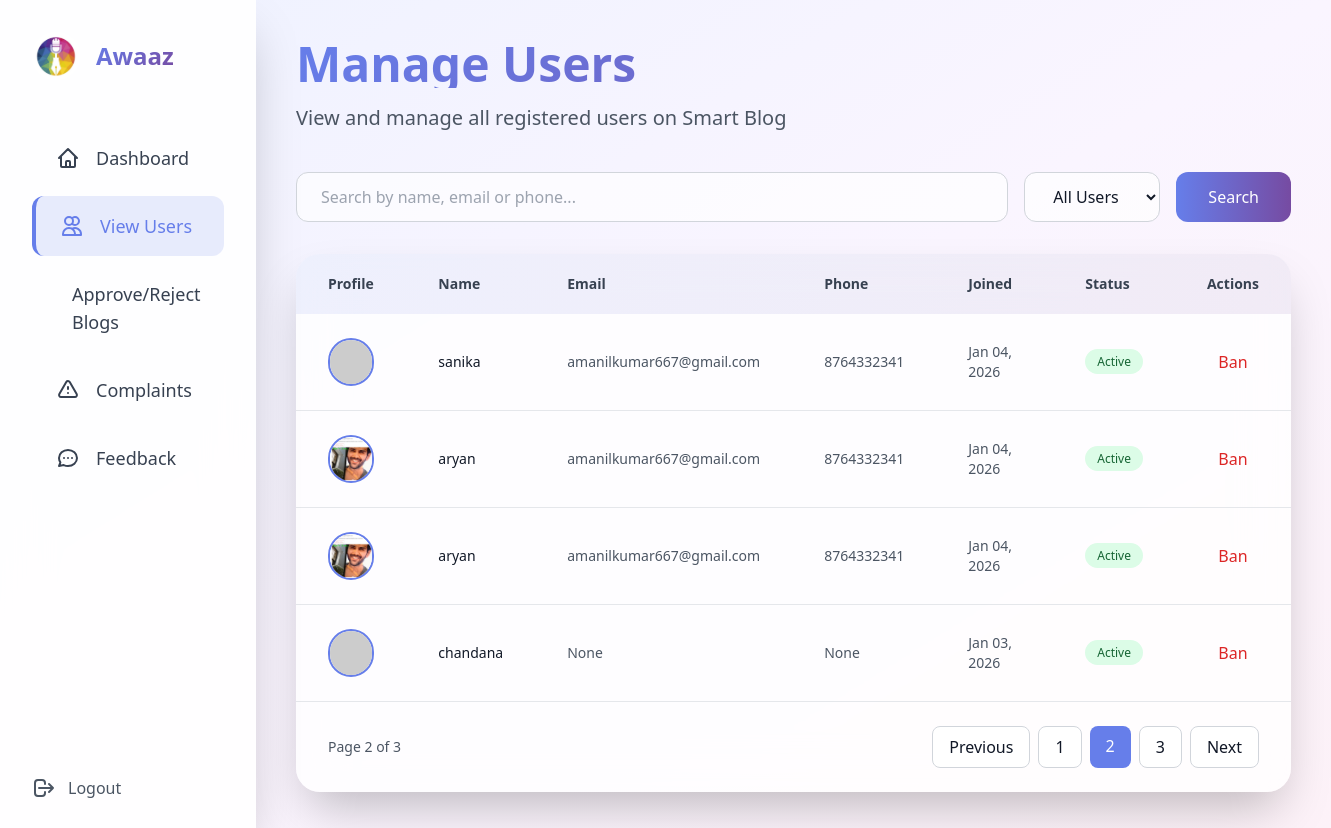
Page /users?page=2 on the committed database.
### blogapp/models.py (models this page shows)
class UserModel(models.Model):
    LOGINID = models.ForeignKey(LoginModel, on_delete=models.CASCADE, null=True, blank=True)
    Name = models.CharField(max_length=100, null=True, blank=True)
    email = models.CharField(max_length=100, null=True, blank=True)
    Phone = models.BigIntegerField(null=True, blank=True)
    Address = models.TextField(null=True, blank=True)
    profile = models.FileField(upload_to='profileimage/', null=True, blank=True)
    joined_at = models.DateField(auto_now_add=True, null=True, blank=True)

### blogapp/views.py (the view)
# urls.py: path('users', ViewUserView.as_view(), name='users'),
class ViewUserView(View):
    def get(self, request):
        users = UserModel.objects.all().order_by('-joined_at')
        paginator = Paginator(users, 4)
        page_number = request.GET.get('page')
        page_obj = paginator.get_page(page_number)
        return render(
            request,
            'administration/viewUser.html',
            {
                'page_obj': page_obj,
            }
        )

### templates/administration/viewUser.html (shortened to what this page needs)
{% load static %}
<html lang="en" class="h-full">
<head>
  <script src="https://cdn.tailwindcss.com"></script>
</head>
<body class="h-full bg-gradient-to-br from-indigo-50 via-purple-50 to-pink-50 text-gray-900">
  <div class="min-h-screen flex">
    <aside class="w-64 bg-white/90 backdrop-blur-xl shadow-2xl fixed h-full z-10">
      <div class="p-8">
<div class="flex items-center space-x-4 mb-12">
  <img
    src="{% static 'images/logo.jpeg' %}"
    alt="Awaaz Logo"
    class="w-12 h-12 rounded-full object-cover"
  />
  <span class="text-2xl font-bold gradient-text">Awaaz</span>
</div>
        <nav class="space-y-2">
          <a href="/adminhome" class="sidebar-link flex items-center space-x-4 px-6 py-4 rounded-xl text-lg font-medium text-gray-700 hover:text-[#667eea]">
            <svg class="w-6 h-6" fill="none" stroke="currentColor" viewBox="0 0 24 24"><path stroke-linecap="round" stroke-linejoin="round" stroke-width="2" d="M3 12l2-2m0 0l7-7 7 7M5 10v10a1 1 0 001 1h3m10-11l2 2m-2-2v10a1 1 0 01-1 1h-3m-6 0a1 1 0 001-1v-4a1 1 0 011-1h2a1 1 0 011 1v4a1 1 0 001 1m-6 0h6"/></svg>
            <span>Dashboard</span>
          </a>
          <a href="/users" class="sidebar-link active flex items-center space-x-4 px-6 py-4 rounded-xl text-lg font-medium text-[#667eea]">
            <svg class="w-6 h-6" fill="none" stroke="currentColor" viewBox="0 0 24 24"><path stroke-linecap="round" stroke-linejoin="round" stroke-width="2" d="M12 4.354a4 4 0 110 5.292M15 21H3v-1a6 6 0 0112 0v1zm0 0h6v-1a6 6 0 00-9-5.197M13 7a4 4 0 11-8 0 4 4 0 018 0z"/></svg>
            <span>View Users</span>
          </a>
          <a href="/verifyblog" class="sidebar-link flex items-center space-x-4 px-6 py-4 rounded-xl text-lg font-medium text-gray-700 hover:text-[#667eea]">
            <span>Approve/Reject Blogs</span>
          </a>
          <a href="/complaints" class="sidebar-link flex items-center space-x-4 px-6 py-4 rounded-xl text-lg font-medium text-gray-700 hover:text-[#667eea]">
            <svg class="w-6 h-6" fill="none" stroke="currentColor" viewBox="0 0 24 24"><path stroke-linecap="round" stroke-linejoin="round" stroke-width="2" d="M12 9v2m0 4h.01m-6.938 4h13.856c1.54 0 2.502-1.667 1.732-3L13.732 4c-.77-1.333-2.694-1.333-3.464 0L3.34 16c-.77 1.333.192 3 1.732 3z"/></svg>
            <span>Complaints</span>
          </a>
          <a href="/feedback" class="sidebar-link flex items-center space-x-4 px-6 py-4 rounded-xl text-lg font-medium text-gray-700 hover:text-[#667eea]">
            <svg class="w-6 h-6" fill="none" stroke="currentColor" viewBox="0 0 24 24"><path stroke-linecap="round" stroke-linejoin="round" stroke-width="2" d="M8 12h.01M12 12h.01M16 12h.01M21 12c0 4.418-4.03 8-9 8a9.863 9.863 0 01-4.255-.949L3 20l1.395-3.72C3.512 15.042 3 13.574 3 12c0-4.418 4.03-8 9-8s9 3.582 9 8z"/></svg>
            <span>Feedback</span>
          </a>
        </nav>
      </div>
      <div class="absolute bottom-8 left-8 right-8">
        <a href="/logout" class="flex items-center space-x-3 text-gray-600 hover:text-red-600 transition-colors">
          <svg class="w-6 h-6" fill="none" stroke="currentColor" viewBox="0 0 24 24"><path stroke-linecap="round" stroke-linejoin="round" stroke-width="2" d="M17 16l4-4m0 0l-4-4m4 4H7m6 4v1a3 3 0 01-3 3H6a3 3 0 01-3-3V7a3 3 0 013-3h4a3 3 0 013 3v1"/></svg>
          <span>Logout</span>
        </a>
      </div>
    </aside>
    <main class="flex-1 ml-64 p-10">
      <div class="max-w-7xl mx-auto">
        <header class="mb-10 fade-in">
          <h1 class="text-5xl font-bold gradient-text mb-4">Manage Users</h1>
          <p class="text-xl text-gray-600">View and manage all registered users on Smart Blog</p>
        </header>
        <div class="mb-8 flex flex-col sm:flex-row gap-4">
            <input
                id="searchInput"
                type="text"
                placeholder="Search by name, email or phone..."
                class="flex-1 px-6 py-3 rounded-xl border border-gray-300 bg-white/70 focus:outline-none focus:border-[#667eea]"
            />
            <select id="statusFilter"
                class="px-6 py-3 rounded-xl border border-gray-300 bg-white/70 focus:outline-none focus:border-[#667eea]">
                <option value="all">All Users</option>
            </select>
            <button onclick="filterUsers()"
                class="px-8 py-3 bg-gradient-to-r from-[#667eea] to-[#764ba2] text-white rounded-xl font-medium hover:opacity-90">
                Search
            </button>
            </div>
        <div class="bg-white/80 backdrop-blur-xl rounded-3xl shadow-2xl glow overflow-hidden">
          <div class="overflow-x-auto">
            <table class="w-full">
              <thead class="bg-gradient-to-r from-[#667eea]/10 to-[#764ba2]/10">
                <tr>
                  <th class="px-8 py-5 text-left text-sm font-semibold text-gray-700">Profile</th>
                  <th class="px-8 py-5 text-left text-sm font-semibold text-gray-700">Name</th>
                  <th class="px-8 py-5 text-left text-sm font-semibold text-gray-700">Email</th>
                  <th class="px-8 py-5 text-left text-sm font-semibold text-gray-700">Phone</th>
                  <th class="px-8 py-5 text-left text-sm font-semibold text-gray-700">Joined</th>
                  <th class="px-8 py-5 text-left text-sm font-semibold text-gray-700">Status</th>
                  <th class="px-8 py-5 text-center text-sm font-semibold text-gray-700">Actions</th>
                </tr>
              </thead>
              <tbody class="divide-y divide-gray-200">
                {% for user in page_obj %}
                <tr class="table-row transition-all"
                    data-name="{{ user.Name|lower }}"
                    data-email="{{ user.email|lower }}"
                    data-phone="{{ user.Phone }}"
                    data-status="{% if user.LOGINID.usertype == 'USER' %}active{% else %}banned{% endif %}">
                    <td class="px-8 py-6">
                      {% if user.profile %}
                    <img src="{{ user.profile.url|default:'https://via.placeholder.com/150' }}"
                        class="w-12 h-12 rounded-full object-cover border-2 border-[#667eea]">
                        {% else %}
                    <img src="https://via.placeholder.com/150"
                        class="w-12 h-12 rounded-full object-cover border-2 border-[#667eea]">
                        {% endif %}
                    </td>
                    <td class="px-8 py-6 text-sm font-medium">
                    {{ user.Name }}
                    </td>
                    <td class="px-8 py-6 text-sm text-gray-600">
                    {{ user.email }}
                    </td>
                    <td class="px-8 py-6 text-sm text-gray-600">
                    {{ user.Phone }}
                    </td>
                    <td class="px-8 py-6 text-sm text-gray-600">
                    {{ user.joined_at|date:"M d, Y" }}
                    </td>
                    <td class="px-8 py-6">
                    {% if user.LOGINID.usertype == "USER" %}
                        <span class="px-3 py-1 text-xs font-medium rounded-full bg-green-100 text-green-800">Active</span>
                    {% else %}
                        <span class="px-3 py-1 text-xs font-medium rounded-full bg-red-100 text-red-800">Banned</span>
                    {% endif %}
                    </td>
                    <td class="px-8 py-6 text-center">
                    {% if user.LOGINID.usertype == "USER" %}
                        <a href="/ban/{{ user.id }}" class="text-red-600 hover:underline">Ban</a>
                    {% else %}
                        <a href="/unban/{{ user.id }}" class="text-green-600 hover:underline">Unban</a>
                    {% endif %}
                    </td>
                </tr>
                {% endfor %}
                </tbody>
            </table>
          </div>
         <div class="px-8 py-6 border-t border-gray-200 flex items-center justify-between">
            <p class="text-sm text-gray-600">
                Page {{ page_obj.number }} of {{ page_obj.paginator.num_pages }}
            </p>
            <div class="flex space-x-2">
                {% if page_obj.has_previous %}
                <a href="?page={{ page_obj.previous_page_number }}"
                    class="px-4 py-2 rounded-lg bg-white border border-gray-300 hover:bg-gray-50">
                    Previous
                </a>
                {% endif %}
                {% for num in page_obj.paginator.page_range %}
                {% if page_obj.number == num %}
                    <span class="px-4 py-2 rounded-lg bg-[#667eea] text-white">{{ num }}</span>
                {% else %}
                    <a href="?page={{ num }}"
                    class="px-4 py-2 rounded-lg bg-white border border-gray-300 hover:bg-gray-50">
                    {{ num }}
                    </a>
                {% endif %}
                {% endfor %}
                {% if page_obj.has_next %}
                <a href="?page={{ page_obj.next_page_number }}"
                    class="px-4 py-2 rounded-lg bg-white border border-gray-300 hover:bg-gray-50">
                    Next
                </a>
                {% endif %}
            </div>
            </div>
        </div>
      </div>
    </main>
  </div>
</body>
</html>

### templates/administration/viewUser.html (style rules this page uses)
body { box-sizing: border-box; }
.fade-in { animation: fadeIn 0.8s ease-out forwards; }
.gradient-text { background: linear-gradient(135deg, #667eea 0%, #764ba2 100%); -webkit-background-clip: text; -webkit-text-fill-color: transparent; background-clip: text; }
.glow { box-shadow: 0 0 30px rgba(102, 126, 234, 0.2); }
.sidebar-link { transition: all 0.3s ease; }
.sidebar-link.active { background-color: rgba(102, 126, 234, 0.15); border-left: 4px solid #667eea; padding-left: 1.5rem; }

### rows in the picture
UserModel: Name "sanika", email "amanilkumar667@gmail.com", Phone "8764332341", joined_at "Jan 04, 2026", shows "Active"
UserModel: profile (picture), Name "aryan", email "amanilkumar667@gmail.com", Phone "8764332341", joined_at "Jan 04, 2026", shows "Active"
UserModel: profile (picture), Name "aryan", email "amanilkumar667@gmail.com", Phone "8764332341", joined_at "Jan 04, 2026", shows "Active"
UserModel: Name "chandana", email "None", Phone "None", joined_at "Jan 03, 2026", shows "Active"

### other values in the picture
{{ page_obj.number }} "2"
{{ page_obj.paginator.num_pages }} "3"
{{ num }} "1" "3"
{{ num }} "2"
